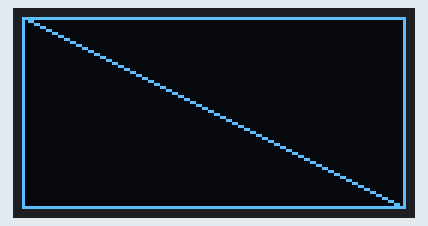
Recording of a sketch running on a simulated Arduino Uno, built with avr-gcc and run on an emulated ATmega328P. Parts: 128×64 one-colour display. At 1.1 s the program stops and its outputs stay as they are.

Above: at 1.2 s.

The sketch:

oledtest.ino
```cpp
#include <Arduino.h>
#include <U8g2lib.h>

#include <Wire.h>

//U8G2_SSD1306_128X64_NONAME_F_HW_I2C u8g2(U8G2_R0, 4);
//U8G2_SSD1306_128X64_NONAME_F_SW_I2C u8g2(U8G2_R0, /* clock=*/ SCL, /* data=*/ SDA, 4);
U8G2_SSD1306_128X64_NONAME_F_HW_I2C u8g2(U8G2_R0, 4);
//U8G2_SSD1306_128X64_ALT0_F_HW_I2C u8g2(U8G2_R0, 4);

void setup() {
  u8g2.begin();
  delay(1000);
}

void loop() {
  delay(10);
  u8g2.clearBuffer();          // clear the internal memory
  delay(10);
  //u8g2.setFont(u8g2_font_ncenB08_tr); // choose a suitable font
  //u8g2.drawStr(0,35,"Hello World!");  // write something to the internal memory

  u8g2.setDrawColor(1);
  delay(10);
  u8g2.drawLine(0, 0, 0, 63);
  u8g2.drawLine(0, 0, 127, 0);
  u8g2.drawLine(0, 63, 127, 63);
  u8g2.drawLine(127, 0, 127, 63);
delay(10);
  u8g2.drawLine(0, 0, 127, 63);
   u8g2.sendBuffer();          // transfer internal memory to the display
   u8g2.clearBuffer();
delay(10);

  while(1);
}


/*
#include <SPI.h>
#include <Wire.h>
#include <Adafruit_GFX.h>
#include <Adafruit_SSD1306.h>

#define SCREEN_WIDTH 128 // OLED display width, in pixels
#define SCREEN_HEIGHT 64 // OLED display height, in pixels

// Declaration for an SSD1306 display connected to I2C (SDA, SCL pins)
#define OLED_RESET     4 // Reset pin # (or -1 if sharing Arduino reset pin)
Adafruit_SSD1306 display(SCREEN_WIDTH, SCREEN_HEIGHT, &Wire, OLED_RESET);


void setup() {

  display.clearDisplay();

  display.begin(SSD1306_SWITCHCAPVCC, 0x3D);
  Wire.begin();
  display.clearDisplay();

  delay(2000);

  //for(int16_t i=50; i<150; i++) display.write(i);
  display.drawLine(0, 0, 0, 63, WHITE);
  display.drawLine(0, 0, 127, 0, WHITE);
  display.drawLine(0, 63, 127, 63, WHITE);
  display.drawLine(127, 0, 127, 63, WHITE);

  display.drawLine(0, 0, 127, 63, WHITE);


   display.display();
}

void loop() {}


/*#include <SPI.h>
#include <Wire.h>
#include <Adafruit_GFX.h>
#include <Adafruit_SSD1306.h>
#define OLED_RESET     4 // Reset pin # (or -1 if sharing Arduino reset pin)

//Adafruit_SSD1306 display(128, 64, &Wire, OLED_RESET);
//Adafruit_SSD1306 display(SSD1306_LCDWIDTH, SSD1306_LCDHEIGHT, &Wire, OLED_RESET);
Adafruit_SSD1306 display;
uint16_t array_sds[64];
int i = 0;

void draw_lines(uint16_t *datas)
{
display.clearDisplay();
for(i=0;i<64;i++)
{
display.drawLine(i, 0, i, datas[i], WHITE);
display.drawLine(i+1, 0, i+1, datas[i], WHITE);
}

display.display();
}

void setup() {
  //Serial.begin(9600);
  display.begin(SSD1306_SWITCHCAPVCC, 0x3D);
  Wire.begin();

  delay(2000);
  //for(i=0;i<64;i++) array_sds[i]=0;
}

void loop() {
  //Serial.print("Looping...\n");

  display.drawLine(1, i, 63, 63-i, WHITE);
  i = (i+1)%64;
    display.display();
    display.clearDisplay();
    delay(20);
}

/*  display.drawLine(0, 0, i, display.height()-1, WHITE);

  display.clearDisplay();
  delay(2000); // Pause for 2 seconds

    display.drawRect(i, i, display.width()-2*i, display.height()-2*i, WHITE);
    display.fillRect(i, i, display.width()-i*2, display.height()-i*2, INVERSE);
    display.drawCircle(display.width()/2, display.height()/2, i, WHITE);

  display.setTextSize(1);             // Normal 1:1 pixel scale
  display.setTextColor(WHITE);        // Draw white text
  display.setCursor(0,0);             // Start at top-left corner
  display.println(F("Hello, world!"));

  display.setTextColor(BLACK, WHITE); // Draw 'inverse' text
  display.println(3.141592);*/
```
